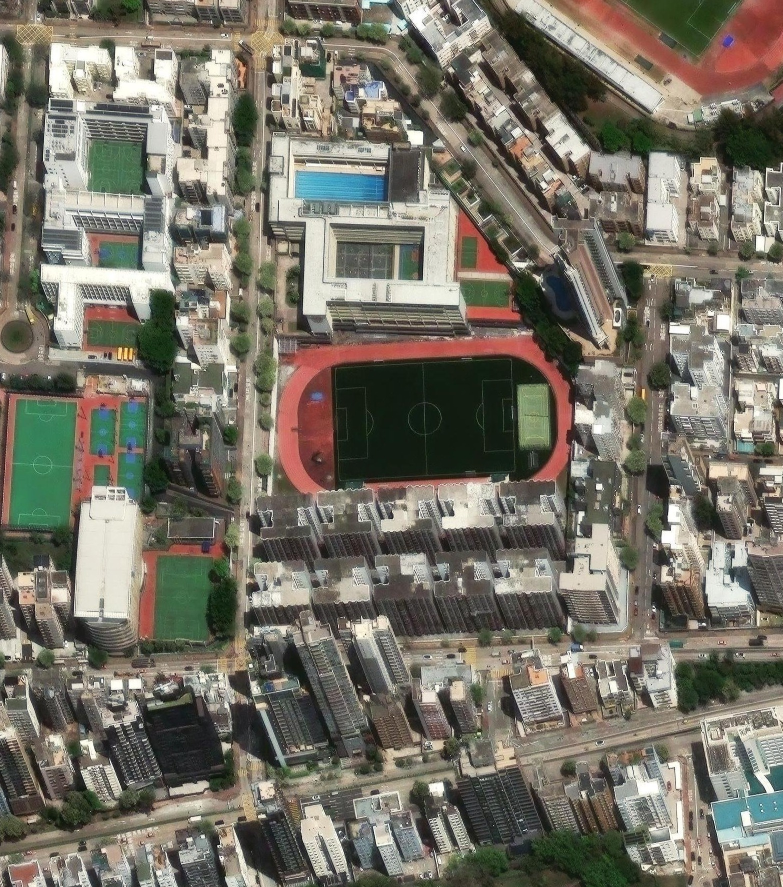
#> input picture reference/photos/satellite_lsc_z19.jpg, 1565 x 1774 px (shown at 1/2 size)
$ python grid_satellite.py
#> lines starting #> are read from the running program, lines starting #| are printed output that depends on the picture
# Renders the campus satellite with a labeled metric grid (origin = campus SW
# corner at lon 114.18160, lat 22.32650; +x east, +y north) in halves.
import math, os
from PIL import Image, ImageDraw

HERE = os.path.dirname(__file__)
im = Image.open(os.path.join(HERE, '..', 'photos', 'satellite_lsc_z19.jpg')).convert('RGB')
#> im is the input picture: PIL image 1565x1774 RGB; mean R, G, B 118.5, 114.4, 102.4
W, H = im.size
#> W = 1565; H = 1774
MIN_LON, MAX_LON = 114.1806, 114.1848
MIN_LAT, MAX_LAT = 22.3260, 22.3304
ORIG_LON, ORIG_LAT = 114.18160, 22.32650
MLAT = 110970.0
MLON = 111320.0 * math.cos(math.radians(22.32))

def lonlat2px(lon, lat):
    x = (lon - MIN_LON) / (MAX_LON - MIN_LON) * W
    y = (MAX_LAT - lat) / (MAX_LAT - MIN_LAT) * H
    return x, y

d = ImageDraw.Draw(im)
for m in range(0, 260, 25):
    lon = ORIG_LON + m / MLON
    x, _ = lonlat2px(lon, ORIG_LAT)
    d.line([(x, 0), (x, H)], fill=(255, 255, 0), width=1)
    for yy in (40, H - 60):
        d.text((x + 2, yy), str(m), fill=(255, 255, 0))
for m in range(0, 400, 25):
    lat = ORIG_LAT + m / MLAT
    _, y = lonlat2px(ORIG_LON, lat)
    d.line([(0, y), (W, y)], fill=(0, 255, 255), width=1)
    d.text((5, y + 2), str(m), fill=(0, 255, 255))
    d.text((W - 60, y + 2), str(m), fill=(0, 255, 255))

out_full = os.path.join(HERE, '..', 'photos', 'satellite_lsc_grid.jpg')
im.save(out_full, quality=92)
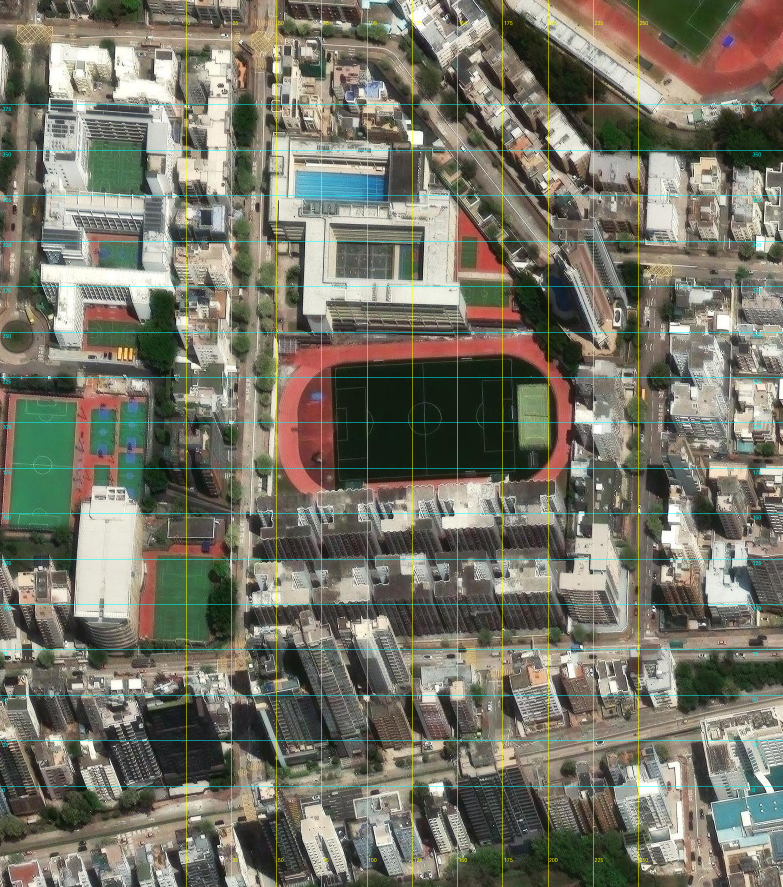
#> saved as satellite_lsc_grid.jpg: PIL image 1565x1774 RGB (shown at 1/2 size); mean R, G, B 118.4, 116.7, 103.1
# halves: north half and south half of campus area
im.crop((int(W*0.30), int(H*0.05), W, int(H*0.60))).resize((1300, 731)).save(
    os.path.join(HERE, '..', 'photos', 'satellite_grid_north.jpg'), quality=92)
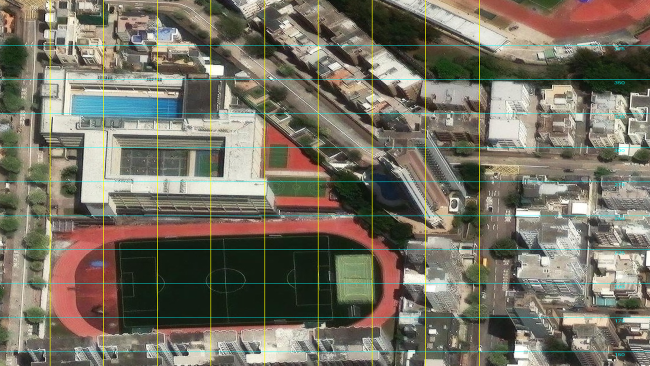
#> saved as satellite_grid_north.jpg: PIL image 1300x731 RGB (shown at 1/2 size); mean R, G, B 118.6, 113.7, 99.8
im.crop((int(W*0.30), int(H*0.45), W, int(H*0.99))).resize((1300, 745)).save(
    os.path.join(HERE, '..', 'photos', 'satellite_grid_south.jpg'), quality=92)
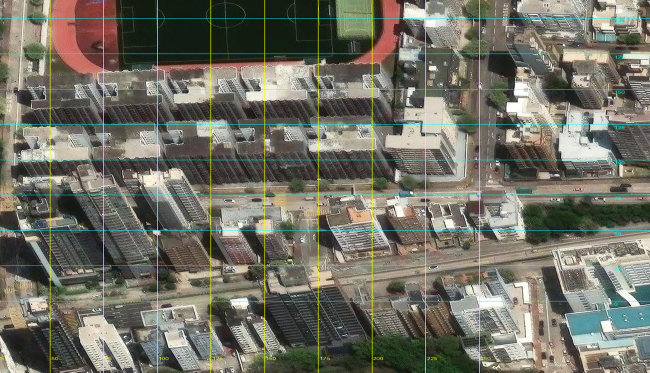
#> saved as satellite_grid_south.jpg: PIL image 1300x745 RGB (shown at 1/2 size); mean R, G, B 113.8, 112.5, 100.4
im.crop((0, int(H*0.05), int(W*0.55), int(H*0.75))).resize((1300, 1128)).save(
    os.path.join(HERE, '..', 'photos', 'satellite_grid_west.jpg'), quality=92)
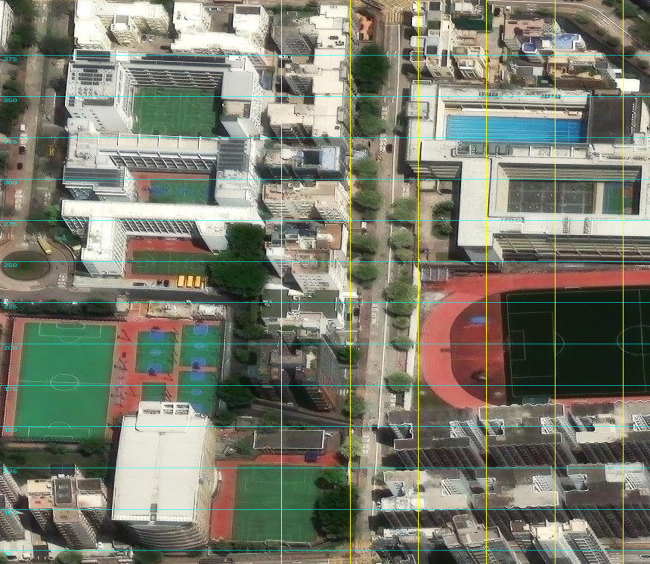
#> saved as satellite_grid_west.jpg: PIL image 1300x1128 RGB (shown at 1/2 size); mean R, G, B 122.4, 123.5, 109.3
print('saved grid images')

$ run again, with reference/photos/lsc_aerial_thumbnail_ERq74Xv4GY0.jpg copied over reference/photos/satellite_lsc_z19.jpg
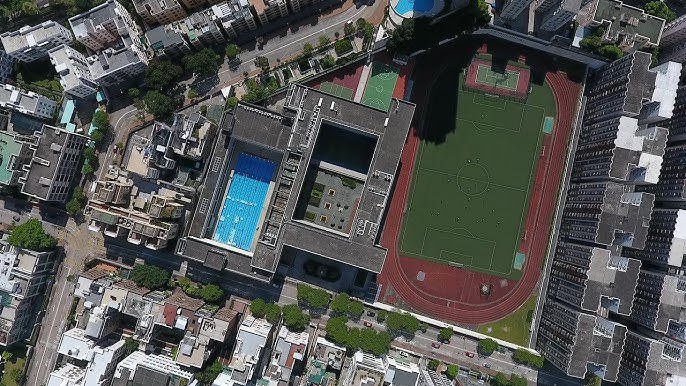
#> input picture reference/photos/lsc_aerial_thumbnail_ERq74Xv4GY0.jpg, 686 x 386 px
#> im is the input picture: PIL image 686x386 RGB; mean R, G, B 83.6, 85.7, 83.8
#> `im.crop((int(W*0.30), int(H*0.45), W, int(H*0.99))).resize((1300, 745)..`:
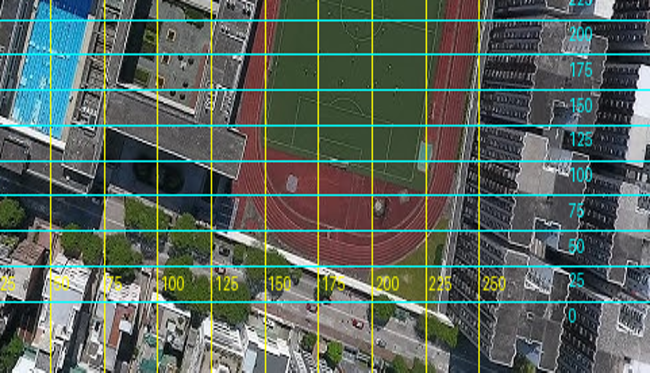
#> saved as satellite_grid_south.jpg: PIL image 1300x745 RGB (shown at 1/2 size); mean R, G, B 86.9, 100.4, 92.3
#> `im.crop((0, int(H*0.05), int(W*0.55), int(H*0.75))).resize((1300, 1128..`:
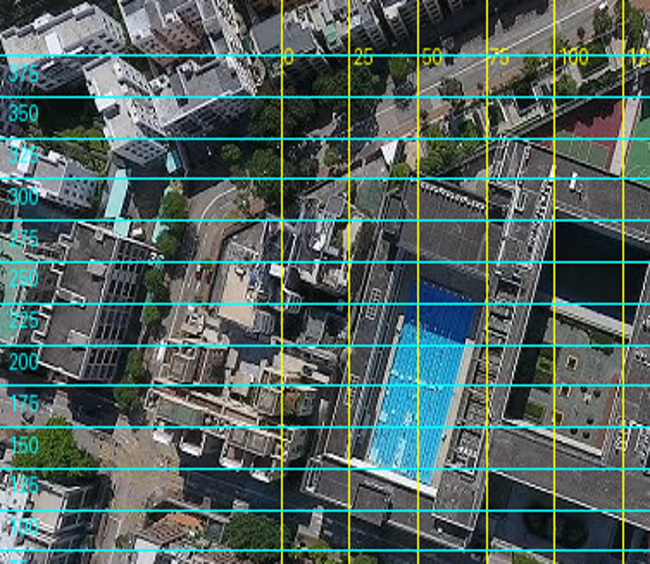
#> saved as satellite_grid_west.jpg: PIL image 1300x1128 RGB (shown at 1/2 size); mean R, G, B 80.9, 99, 95.2
